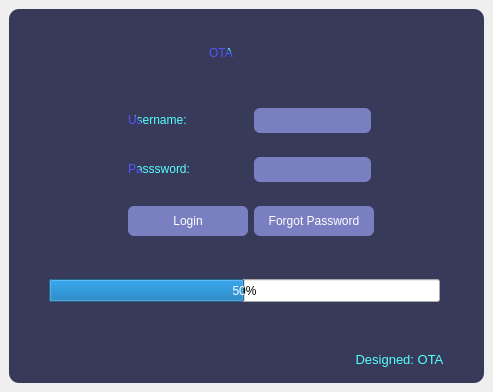
<?xml version="1.0" encoding="UTF-8"?>
<ui version="4.0">
 <class>UserWindow</class>
 <widget class="QMainWindow" name="UserWindow">
  <property name="geometry">
   <rect>
    <x>0</x>
    <y>0</y>
    <width>493</width>
    <height>392</height>
   </rect>
  </property>
  <property name="windowTitle">
   <string>MainWindow</string>
  </property>
  <widget class="QWidget" name="centralwidget">
   <layout class="QVBoxLayout" name="verticalLayout">
    <item>
     <widget class="QFrame" name="mainFrame">
      <property name="font">
       <font>
        <family>Segoe UI</family>
       </font>
      </property>
      <property name="styleSheet">
       <string notr="true">QFrame{
	background-color:rgb(56,58,89);
	color:rgb(100, 100, 149);
	border-radius:10px
}</string>
      </property>
      <property name="frameShape">
       <enum>QFrame::StyledPanel</enum>
      </property>
      <property name="frameShadow">
       <enum>QFrame::Raised</enum>
      </property>
      <widget class="QProgressBar" name="progressBar">
       <property name="geometry">
        <rect>
         <x>40</x>
         <y>270</y>
         <width>391</width>
         <height>23</height>
        </rect>
       </property>
       <property name="styleSheet">
        <string notr="true">QProgressBar {
	background-color:rgb(98, 114, 164);
	color:rgb(0, 0, 127);
	border-style:none;
	border-radius:10px;
	text-align:center;
}

QProgressBar::chunk {
	border-radius: 10px;
	background-color: qlineargradient(spread:pad, x1:0, y1:0.653, x2:0.682, y2:0.0170455, stop:0 rgba(85, 85, 255, 255), stop:1 rgba(85, 255, 255, 255));
	
}
#background-color: qlineargradient(spread:pad, x1:0, y1:0.465909, x2:0.903409, y2:0.943, stop:0 rgba(255, 114, 233, 255), stop:0.9375 rgba(170, 85, 255, 255));</string>
       </property>
       <property name="value">
        <number>50</number>
       </property>
       <property name="format">
        <string>%p%</string>
       </property>
      </widget>
      <widget class="QLabel" name="lbl_credit">
       <property name="geometry">
        <rect>
         <x>310</x>
         <y>340</y>
         <width>161</width>
         <height>21</height>
        </rect>
       </property>
       <property name="font">
        <font>
         <family>Segoe UI</family>
         <pointsize>10</pointsize>
        </font>
       </property>
       <property name="styleSheet">
        <string notr="true">color: qlineargradient(spread:pad, x1:0, y1:0.653, x2:0.682, y2:0.0170455, stop:0 rgba(85, 85, 255, 255), stop:1 rgba(85, 255, 255, 255));</string>
       </property>
       <property name="text">
        <string>Designed: OTA</string>
       </property>
       <property name="alignment">
        <set>Qt::AlignCenter</set>
       </property>
      </widget>
      <widget class="QFrame" name="loginFrame">
       <property name="geometry">
        <rect>
         <x>110</x>
         <y>90</y>
         <width>261</width>
         <height>151</height>
        </rect>
       </property>
       <property name="styleSheet">
        <string notr="true">QLabel {
	color: qlineargradient(spread:pad, x1:0, y1:0.653, x2:0.682, y2:0.0170455, stop:0 rgba(85, 85, 255, 255), stop:1 rgba(85, 255, 255, 255));
	font: 87 10pt &quot;Arial&quot;;
}

QLineEdit {
	border-radius:6px;
	background-color: rgb(122, 127, 194);
	color: rgb(255, 255, 255);
}

QLineEdit::hover {
	background-color:rgb(77, 80, 122);
	border:2px solid qlineargradient(spread:pad, x1:0, y1:0.653, x2:0.682, y2:0.0170455, stop:0 rgba(85, 85, 255, 255), stop:1 rgba(85, 255, 255, 255));
}

QPushButton {
	border-radius:6px;
	background-color: rgb(122, 127, 194);
	color: rgb(255, 255, 255);
}

QPushButton::hover {
	background-color: qlineargradient(spread:pad, x1:0, y1:0.653, x2:0.682, y2:0.0170455, stop:0 rgba(85, 85, 255, 255), stop:1 rgba(85, 255, 255, 255));
	color: rgb(85, 0, 255);
	font: 75 9pt &quot;MS Shell Dlg 2&quot;;
}</string>
       </property>
       <property name="frameShape">
        <enum>QFrame::StyledPanel</enum>
       </property>
       <property name="frameShadow">
        <enum>QFrame::Raised</enum>
       </property>
       <layout class="QFormLayout" name="formLayout">
        <property name="verticalSpacing">
         <number>24</number>
        </property>
        <item row="0" column="0">
         <widget class="QLabel" name="lbl_username">
          <property name="text">
           <string>Username:</string>
          </property>
         </widget>
        </item>
        <item row="0" column="1">
         <widget class="QLineEdit" name="le_username">
          <property name="minimumSize">
           <size>
            <width>0</width>
            <height>25</height>
           </size>
          </property>
          <property name="styleSheet">
           <string notr="true"/>
          </property>
          <property name="inputMask">
           <string/>
          </property>
          <property name="text">
           <string/>
          </property>
          <property name="cursorPosition">
           <number>0</number>
          </property>
          <property name="placeholderText">
           <string/>
          </property>
         </widget>
        </item>
        <item row="1" column="0">
         <widget class="QLabel" name="lbl_password">
          <property name="text">
           <string>Passsword:</string>
          </property>
         </widget>
        </item>
        <item row="1" column="1">
         <widget class="QLineEdit" name="le_password">
          <property name="minimumSize">
           <size>
            <width>0</width>
            <height>25</height>
           </size>
          </property>
          <property name="styleSheet">
           <string notr="true"/>
          </property>
         </widget>
        </item>
        <item row="2" column="0">
         <widget class="QPushButton" name="pb_login">
          <property name="minimumSize">
           <size>
            <width>120</width>
            <height>30</height>
           </size>
          </property>
          <property name="maximumSize">
           <size>
            <width>16777215</width>
            <height>16777215</height>
           </size>
          </property>
          <property name="styleSheet">
           <string notr="true"/>
          </property>
          <property name="text">
           <string>Login</string>
          </property>
         </widget>
        </item>
        <item row="2" column="1">
         <widget class="QPushButton" name="pb_forgot">
          <property name="minimumSize">
           <size>
            <width>120</width>
            <height>30</height>
           </size>
          </property>
          <property name="maximumSize">
           <size>
            <width>120</width>
            <height>16777215</height>
           </size>
          </property>
          <property name="styleSheet">
           <string notr="true"/>
          </property>
          <property name="text">
           <string>Forgot Password</string>
          </property>
         </widget>
        </item>
       </layout>
      </widget>
      <widget class="QLabel" name="lbl_brand">
       <property name="geometry">
        <rect>
         <x>200</x>
         <y>20</y>
         <width>81</width>
         <height>48</height>
        </rect>
       </property>
       <property name="styleSheet">
        <string notr="true">QLabel {
	color: qlineargradient(spread:pad, x1:0, y1:0.653, x2:0.682, y2:0.0170455, stop:0 rgba(85, 85, 255, 255), stop:1 rgba(85, 255, 255, 255));
	font: 75 32pt &quot;Berlin Sans FB&quot;;
}</string>
       </property>
       <property name="text">
        <string>OTA</string>
       </property>
      </widget>
     </widget>
    </item>
   </layout>
  </widget>
 </widget>
 <resources>
  <include location="icons.qrc"/>
 </resources>
 <connections/>
</ui>
